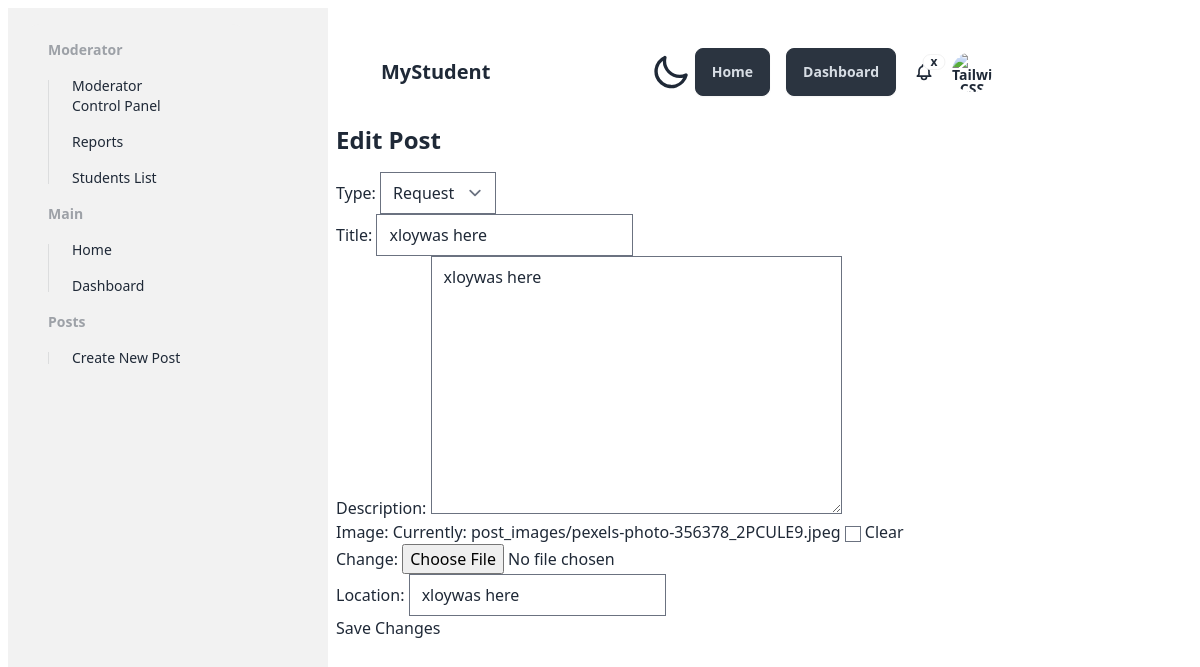
/posts/33/edit/ (signed in), run on the app's committed database.
### core/models.py (models this page shows, shortened)
class Post(models.Model):
    TYPE_CHOICES = (
        (0, 'Offer'),
        (1, 'Request'),
    )
    id = models.AutoField(primary_key=True)
    type = models.IntegerField(choices=TYPE_CHOICES)
    title = models.CharField(max_length=255)
    description = models.TextField()
    image = models.ImageField(blank=True, upload_to='post_images/')
    creator = models.ForeignKey(User, on_delete=models.CASCADE)
    created_at = models.DateTimeField(auto_now_add=True)

class Logement(Post):
    location = models.CharField(max_length=255)

### core/views.py (the view)
# urls.py: path('posts/<int:pk>/edit/', PostUpdateView.as_view(), name='post_update'),
class PostUpdateView(LoginRequiredMixin, UpdateView):
    model = Post
    template_name = 'posts/post_update.html'
    success_url = reverse_lazy('dashboard')
    def get_object(self, queryset=None):
        post = super().get_object(queryset)
        if hasattr(post, 'recommandation'):
            return post.recommandation
        elif hasattr(post, 'transport'):
            return post.transport
        elif hasattr(post, 'stage'):
            return post.stage
        elif hasattr(post, 'evenement'):
            return post.evenement
        elif hasattr(post, 'logement'):
            return post.logement
        else:
            return None
    def get_form_class(self):
        post = self.object
        if hasattr(post, 'recommandation'):
            return RecommandationForm
        elif hasattr(post, 'transport'):
            return TransportForm
        elif hasattr(post, 'stage'):
            return StageForm
        elif hasattr(post, 'evenement'):
            return EvenementForm
        elif hasattr(post, 'logement'):
            return LogementForm
        else:
            return None
    def get_queryset(self):
        queryset = super().get_queryset()
        return queryset.filter(creator=self.request.user)

### core/forms.py
class LogementForm(BasePostForm):
    location = forms.CharField(label='Location', max_length=255, required=True)
    class Meta:
        model = Logement
        fields = BasePostForm.Meta.fields + ('location',)

### core/context_processors.py (called while the page is built)
def tailwind_version(request):
    return {'TAILWIND_VERSION': settings.TAILWIND_VERSION}

### core/templates/posts/post_update.html (shortened to what this page needs)
{% load static tailwind_tags %}
<!DOCTYPE html>
<html lang="en">
  <head>
    <link
      rel="stylesheet"
      href="https://cdnjs.cloudflare.com/ajax/libs/font-awesome/6.5.1/css/all.min.css"
    />
    {% tailwind_css %}
    <link rel="stylesheet" type="text/css" href="{% static 'css/main.css' %}" />
  </head>
  <body class="container">
    <div class="menu">{% include 'components/sidebar.html' %}</div>
    <div class="content">
      <div class="home_container">
        {% include 'components/navbar.html' %}
        <h1 class="text-2xl font-bold mb-4">Edit Post</h1>
    <form method="post">
        {{ form.as_p }}
        <button type="submit">Save Changes</button>
    </form>
      </div>
  </body>
</html>

### core/static/css/main.css (style rules this page uses)
.container { display: flex; }
.menu { flex: 1; }
.content { flex: 4; }
.home_container { padding: 20px; border-radius: 10px; margin-top: 20px; }

### data on the page
Post: title "xloywas here", description "xloywas here"
Logement: location "xloywas here"
